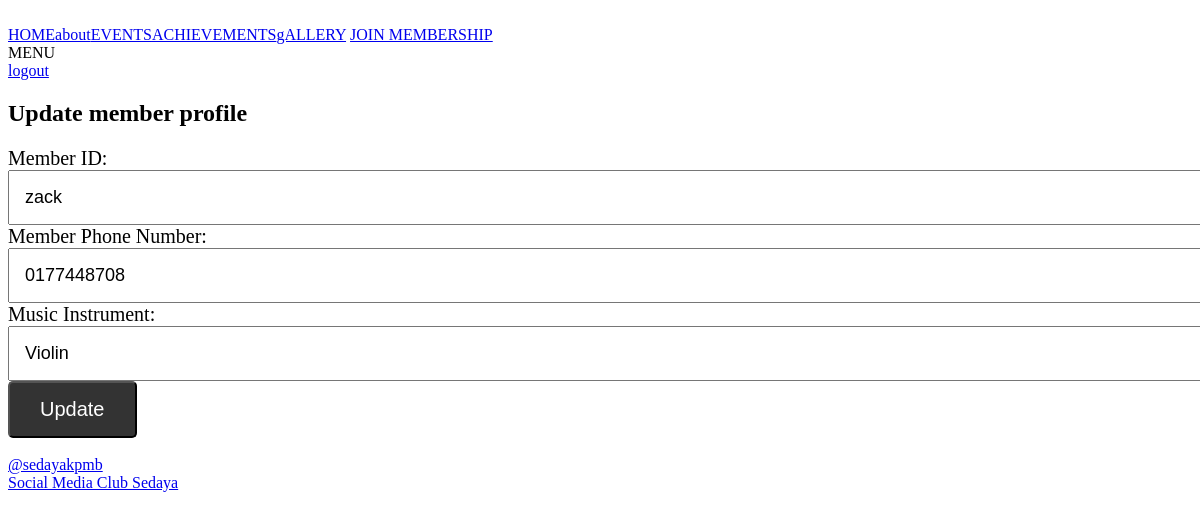
Screenshot of /homepage/updatemember/4/ with the database file from the repository.
### homepage/models.py (models this page shows, shortened)
class Membership(models.Model):
    memberid = models.CharField(max_length=20)
    student_id = models.OneToOneField(CustomUser,on_delete=models.CASCADE,primary_key=True)
    membernohp = models.CharField(max_length=15)
    memberdate = models.DateField(auto_now=True)
    musicinstrument = models.CharField(max_length=50)

### homepage/views.py (the view)
# urls.py: path('updatemember/<str:memberid>/', views.updatemember, name='updatemember'),
def updatemember(request, memberid):
    member = get_object_or_404(Membership, student_id = memberid)
    if request.method == 'POST':
        form = MembershipForm(request.POST, instance=member)
        if form.is_valid():
            form.save()
            return redirect('membership')  # Redirect to the membership page or any other desired page
    else:
        form = MembershipForm(instance=member)
    return render(request, 'updatemember.html', {'form': form, 'member': member})

### homepage/forms.py
class MembershipForm(forms.ModelForm):
    class Meta:
        model = Membership
        fields = ["memberid","membernohp","musicinstrument"]

### homepage/templates/updatemember.html (shortened to what this page needs)
<!DOCTYPE html>
{% load static %}
<html data-wf-domain="mcrs-sedaya.webflow.io" data-wf-page="64ad3953e38ed7d405eebba2" data-wf-site="64ad3953e38ed7d405eebb38">
   <head>
      <link href="https://uploads-ssl.webflow.com/64ad3953e38ed7d405eebb38/css/mcrs-sedaya.webflow.c18710726.css" rel="stylesheet" type="text/css"/>
   </head>
   <body class="subpage-background">
      <div data-collapse="medium" data-animation="default" data-duration="400" data-easing="ease" data-easing2="ease" role="banner" class="nav-bar w-nav">
         <div class="container w-container">
            <nav role="navigation" class="nav-menu w-nav-menu"><a href="{% url 'userhomepage' %}" class="nav-link w-nav-link">HOME</a><a href="{% url 'about' %}" class="nav-link w-nav-link">about</a><a href="{% url 'viewevents' %}" class="nav-link w-nav-link">EVENTS</a><a href="{% url 'viewach' %}" class="nav-link w-nav-link">ACHIEVEMENTS</a><a href="{% url 'viewachievements' %}" class="nav-link w-nav-link">gALLERY</a>
               {% if user.role == "member" %}
                  <a href="{% url 'feedback' %}" class="nav-link w-nav-link">Feedback</a>
                  <a href="{% url 'updatemember' user.id  %}" class="nav-link w-nav-link">UPDATE PROFILE</a>
                  {% else %}
                  <a href="{% url 'membership' %}" class="nav-link w-nav-link">JOIN MEMBERSHIP</a>
                  {% endif %}
            <div class="menu-button w-clearfix w-nav-button">
               <div class="menu-text">MENU</div>
            </div>
         </div>
         <a href="{% url 'loginpage' %}" class="nav-link w-nav-link">logout</a>
      </div>
      <div class="section wf-section">
         <div class="content w-container">
            <div class="contact-row">
               <h2 class="contact-h3">Update member profile</h2>
               <div class="form w-form">
                  <body>
                     <form method="post">
                        <label for="memberid" class="field">Member ID:</label>
                        <input type="text" id="memberid" name="memberid" value="{{ member.memberid }}" required class="input w-input"><br>
                        <label for="membernohp" class="field">Member Phone Number:</label>
                        <input type="text" id="membernohp" name="membernohp" value="{{ member.membernohp }}" required class="input w-input"><br>
                        <label for="musicinstrument" class="field">Music Instrument:</label>
                        <input type="text" id="musicinstrument" name="musicinstrument" value="{{ member.musicinstrument }}" required class="input w-input"><br>
                        <input type="submit" value="Update" class="update-button">
                     </form>
                  </body>
               </div>
            </div>
         </div>
      </div>
      <div class="footer wf-section">
         <div class="w-container">
            <a href="https://www.instagram.com/sedayakpmb/" class="footer-link w-inline-block">
               <div class="footer-text">@sedayakpmb</div>
            </a>
            <a href="https://www.instagram.com/sedayakpmb/">
               <div class="footer-text" a href="https://www.instagram.com/sedayakpmb/">Social Media Club Sedaya</div>
            </a>
         </div>
      </div>
   </body>
</html>

### homepage/templates/updatemember.html (style rules this page uses)
.input.w-input { font-size: 18px; padding: 15px; width: 100%; }
.input.w-input::placeholder { color: black; }
label.field { font-size: 20px; }
input[type="submit"].update-button { background-color: #333; color: #fff; font-size: 20px; padding: 15px 30px; border-radius: 5px; cursor: pointer; }

### rows the page displays
Membership: memberid "zack", membernohp "0177448708", musicinstrument "Violin"
